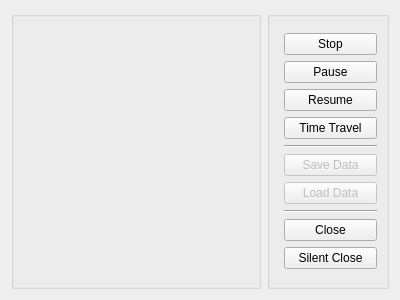
<?xml version="1.0" encoding="UTF-8"?>
<ui version="4.0">
 <class>TrackerBody</class>
 <widget class="QWidget" name="TrackerBody">
  <property name="geometry">
   <rect>
    <x>0</x>
    <y>0</y>
    <width>400</width>
    <height>300</height>
   </rect>
  </property>
          <attribute name="title">
           <string>Track</string>
          </attribute>
          <layout class="QGridLayout" name="gridLayout_5">
           <item row="0" column="0">
            <layout class="QGridLayout" name="t_gridLayout">
             <property name="verticalSpacing">
              <number>4</number>
             </property>
             <item row="0" column="0">
              <widget class="QGroupBox" name="t_project_buttons">
               <property name="sizePolicy">
                <sizepolicy hsizetype="Preferred" vsizetype="Preferred">
                 <horstretch>0</horstretch>
                 <verstretch>0</verstretch>
                </sizepolicy>
               </property>
               <property name="minimumSize">
                <size>
                 <width>250</width>
                 <height>0</height>
                </size>
               </property>
               <property name="title">
                <string/>
               </property>
               <layout class="QVBoxLayout" name="verticalLayout_5">
                <item>
                 <layout class="QVBoxLayout" name="verticalLayout_4"/>
                </item>
               </layout>
              </widget>
             </item>
             <item row="0" column="1">
              <widget class="QGroupBox" name="t_main_buttons">
               <property name="sizePolicy">
                <sizepolicy hsizetype="Preferred" vsizetype="Preferred">
                 <horstretch>1</horstretch>
                 <verstretch>0</verstretch>
                </sizepolicy>
               </property>
               <property name="minimumSize">
                <size>
                 <width>120</width>
                 <height>0</height>
                </size>
               </property>
               <property name="title">
                <string/>
               </property>
               <layout class="QVBoxLayout" name="verticalLayout_2">
                <item>
                 <layout class="QVBoxLayout" name="verticalLayout">
                  <property name="spacing">
                   <number>-1</number>
                  </property>
                  <property name="sizeConstraint">
                   <enum>QLayout::SizeConstraint::SetDefaultConstraint</enum>
                  </property>
                  <property name="leftMargin">
                   <number>5</number>
                  </property>
                  <item>
                   <widget class="QPushButton" name="t_stop_button">
                    <property name="text">
                     <string>Stop</string>
                    </property>
                   </widget>
                  </item>
                  <item>
                   <widget class="QPushButton" name="t_pause_button">
                    <property name="sizePolicy">
                     <sizepolicy hsizetype="Minimum" vsizetype="Fixed">
                      <horstretch>10</horstretch>
                      <verstretch>0</verstretch>
                     </sizepolicy>
                    </property>
                    <property name="maximumSize">
                     <size>
                      <width>100</width>
                      <height>16777215</height>
                     </size>
                    </property>
                    <property name="baseSize">
                     <size>
                      <width>100</width>
                      <height>0</height>
                     </size>
                    </property>
                    <property name="text">
                     <string>Pause</string>
                    </property>
                   </widget>
                  </item>
                  <item>
                   <widget class="QPushButton" name="t_resume_button">
                    <property name="maximumSize">
                     <size>
                      <width>100</width>
                      <height>16777215</height>
                     </size>
                    </property>
                    <property name="baseSize">
                     <size>
                      <width>100</width>
                      <height>0</height>
                     </size>
                    </property>
                    <property name="text">
                     <string>Resume</string>
                    </property>
                   </widget>
                  </item>
                  <item>
                   <widget class="QPushButton" name="t_ttravel_button">
                    <property name="enabled">
                     <bool>true</bool>
                    </property>
                    <property name="maximumSize">
                     <size>
                      <width>100</width>
                      <height>16777215</height>
                     </size>
                    </property>
                    <property name="text">
                     <string>Time Travel</string>
                    </property>
                   </widget>
                  </item>
                  <item>
                   <widget class="Line" name="line">
                    <property name="orientation">
                     <enum>Qt::Orientation::Horizontal</enum>
                    </property>
                   </widget>
                  </item>
                  <item>
                   <widget class="QPushButton" name="t_save_button">
                    <property name="enabled">
                     <bool>false</bool>
                    </property>
                    <property name="maximumSize">
                     <size>
                      <width>100</width>
                      <height>16777215</height>
                     </size>
                    </property>
                    <property name="text">
                     <string>Save Data</string>
                    </property>
                   </widget>
                  </item>
                  <item>
                   <widget class="QPushButton" name="t_load_button">
                    <property name="enabled">
                     <bool>false</bool>
                    </property>
                    <property name="maximumSize">
                     <size>
                      <width>100</width>
                      <height>16777215</height>
                     </size>
                    </property>
                    <property name="text">
                     <string>Load Data</string>
                    </property>
                   </widget>
                  </item>
                  <item>
                   <widget class="Line" name="line_2">
                    <property name="orientation">
                     <enum>Qt::Orientation::Horizontal</enum>
                    </property>
                   </widget>
                  </item>
                  <item>
                   <widget class="QPushButton" name="t_close_button">
                    <property name="maximumSize">
                     <size>
                      <width>100</width>
                      <height>16777215</height>
                     </size>
                    </property>
                    <property name="text">
                     <string>Close</string>
                    </property>
                   </widget>
                  </item>
                  <item>
                   <widget class="QPushButton" name="t_silent_button">
                    <property name="maximumSize">
                     <size>
                      <width>100</width>
                      <height>16777215</height>
                     </size>
                    </property>
                    <property name="text">
                     <string>Silent Close</string>
                    </property>
                   </widget>
                  </item>
                 </layout>
                </item>
               </layout>
              </widget>
             </item>
            </layout>
           </item>
          </layout>
 </widget>
 <resources/>
 <connections/>
</ui>
